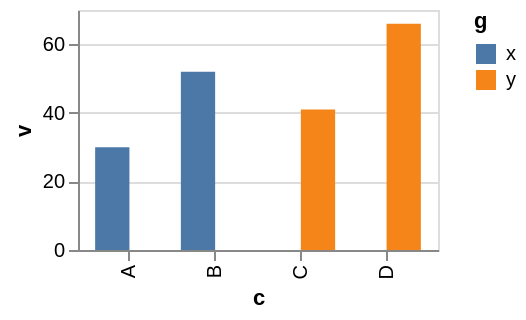

Describe this chart as a Vega-Lite specification.
### Vega-Lite specification from a JSON file in a GitHub repository (floating-point values rounded to 4 significant figures)
{"width": 180, "height": 120, "data": {"values": [{"c": "A", "v": 30, "lo": 10, "hi": 45, "g": "x", "o": 28, "cl": 34, "h": 40, "l": 8}, {"c": "B", "v": 52, "lo": 25, "hi": 60, "g": "x", "o": 34, "cl": 48, "h": 55, "l": 30}, {"c": "C", "v": 41, "lo": 18, "hi": 55, "g": "y", "o": 48, "cl": 40, "h": 50, "l": 36}, {"c": "D", "v": 66, "lo": 40, "hi": 80, "g": "y", "o": 40, "cl": 63, "h": 70, "l": 38}]}, "mark": "bar", "encoding": {"x": {"field": "c", "type": "nominal", "sort": null}, "y": {"field": "v", "type": "quantitative"}, "color": {"field": "g", "type": "nominal"}, "xOffset": {"field": "g", "type": "nominal"}}}
